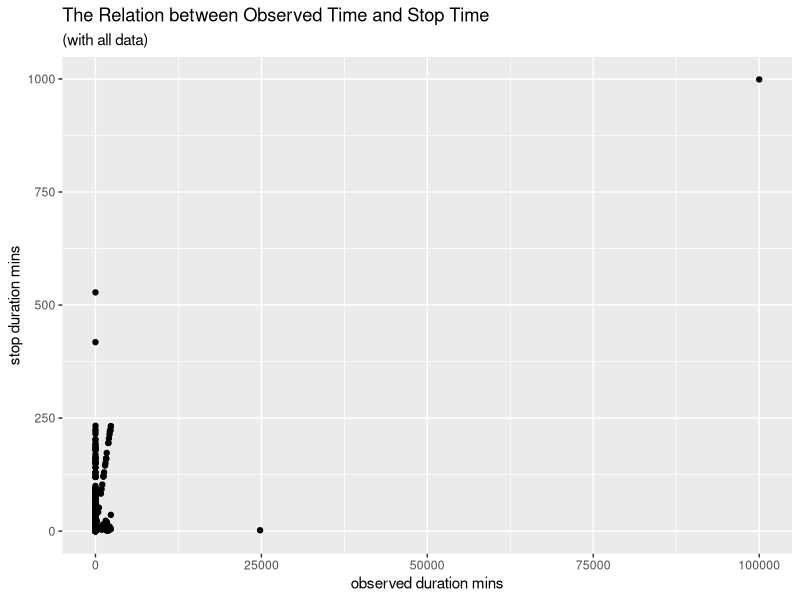
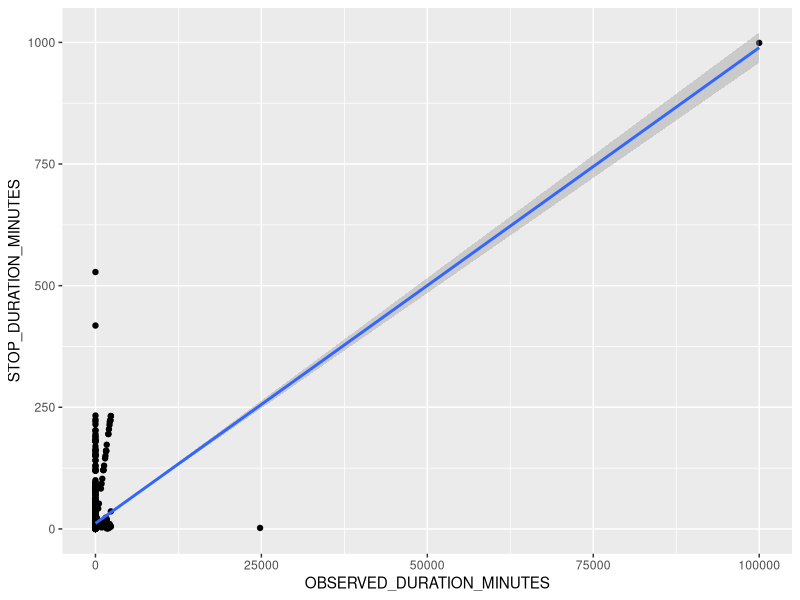
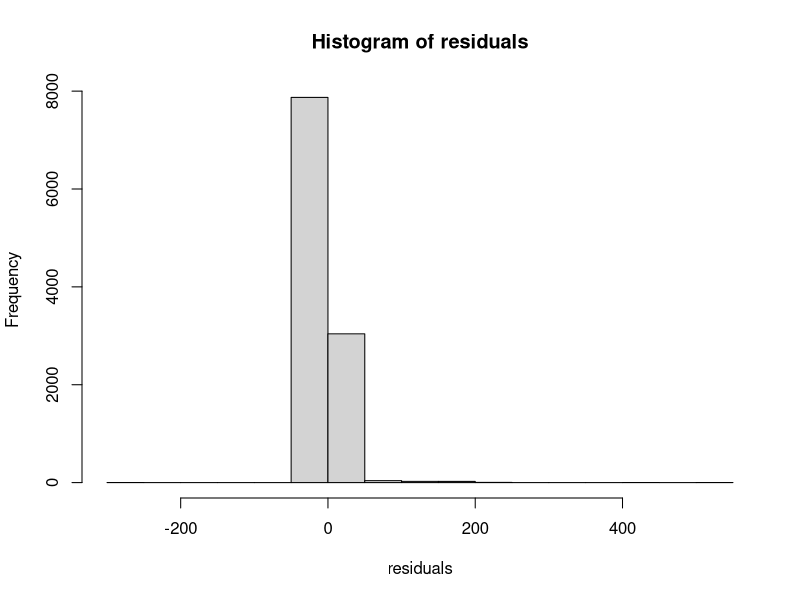
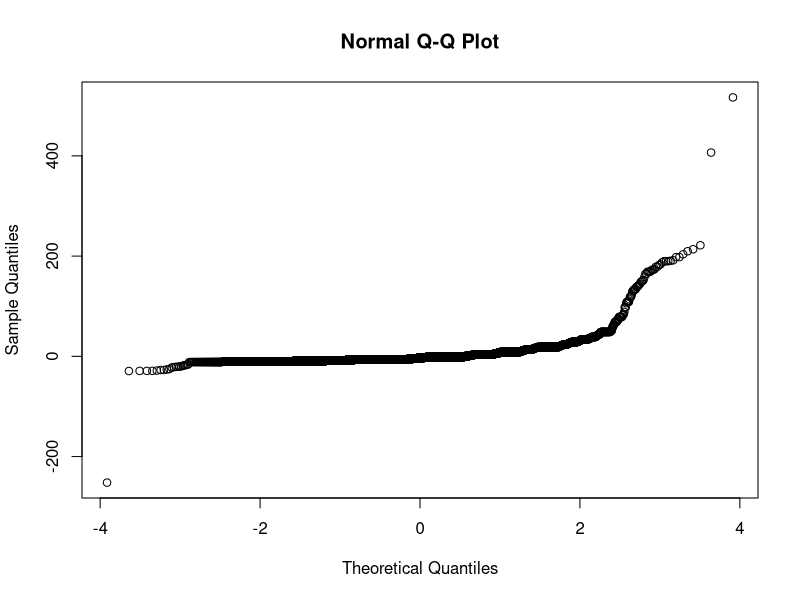
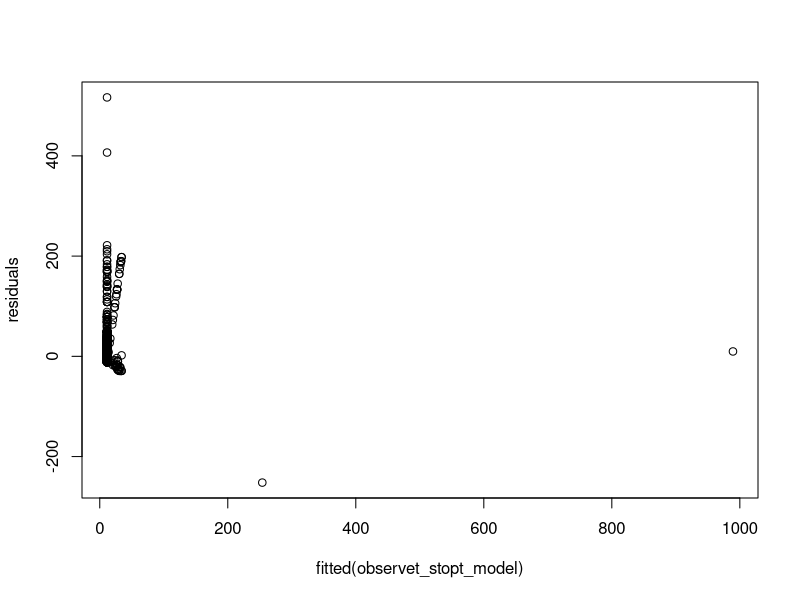
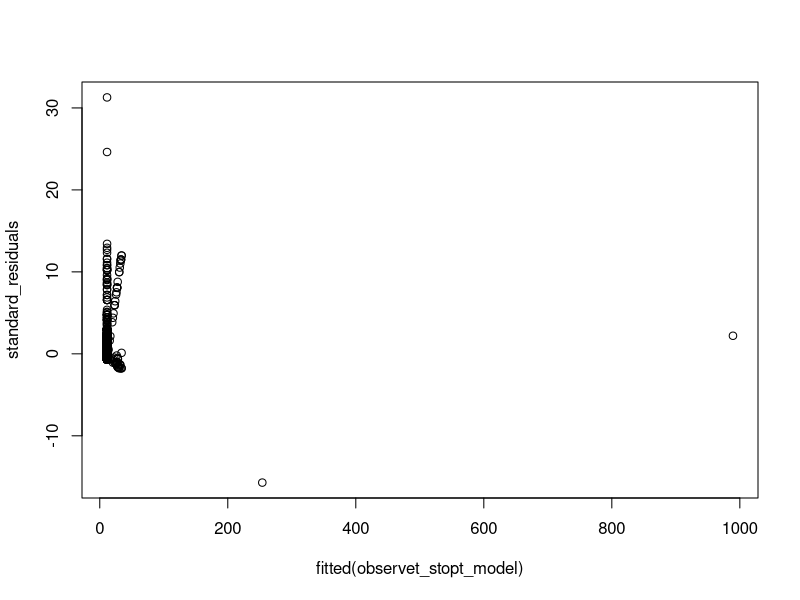
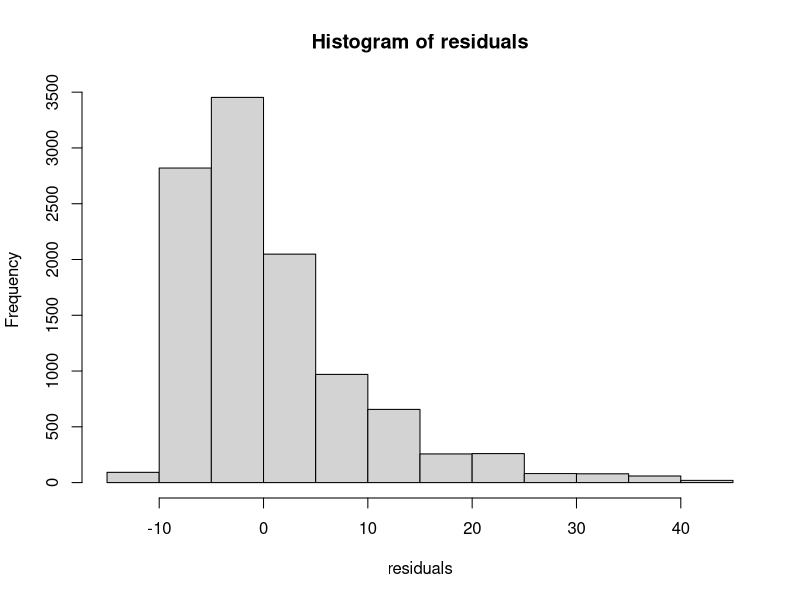
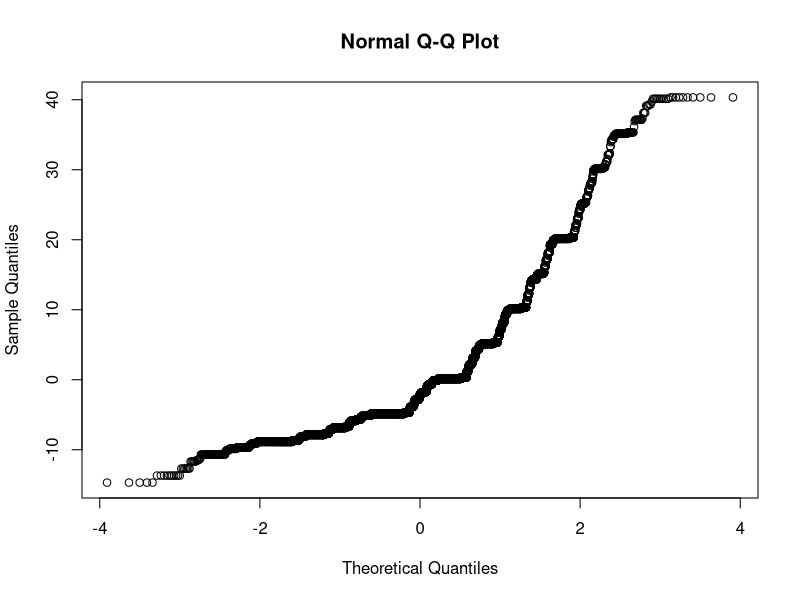

The R source for these figures, in order:
## ---- chunk 1
# Set up: load the NYPD dataset and the packages that we will use
NYPD <- read.csv("Data/2018_sqf_database-abbr.csv")

library(tidyverse)
library(ggplot2)
library(magrittr)
head(NYPD)
## ---- chunk 2
### Linear Regression 1: Observe Time VS. Stop Time


## First roughly observe the linear relationship between Observe Mins and Stop Mins
# scatter plot of observe time(x) vs. stop time(y), done above -- seems not very linear
ggplot(NYPD, aes(OBSERVED_DURATION_MINUTES, STOP_DURATION_MINUTES)) + geom_point() + labs(title="The Relation between Observed Time and Stop Time", subtitle="(with all data)", y="stop duration mins", x="observed duration mins")

# calculate the correlation -- seems a moderate/weak positive correlation
corr_observet_stopt <- cor(NYPD$OBSERVED_DURATION_MINUTES,NYPD$STOP_DURATION_MINUTES)
print(paste("correlation between observe mins and stop mins is",corr_observet_stopt))

# generate a line of best fit
ggplot(NYPD, aes(OBSERVED_DURATION_MINUTES, STOP_DURATION_MINUTES)) + geom_point() + geom_smooth(method="lm")


## Build the linear regression model and check whether the residuals fit the assumptions
observet_stopt_model <- lm(STOP_DURATION_MINUTES ~ OBSERVED_DURATION_MINUTES, data = NYPD)
print(observet_stopt_model)

# generate histogram, normal probability plot of residuals and a residual plot -- the normal probability plot is not straight at the right end, and the residuals are not very randomly scattered, so the linear regression model may not be appropriate in this case. Or it could be mainly due to extremely large outliers.
residuals<-resid(observet_stopt_model)
hist(residuals)
qqnorm(residuals)
plot(fitted(observet_stopt_model), residuals)

# calculate and plot the standard residuals:
standard_residuals <- rstandard(observet_stopt_model)
plot(fitted(observet_stopt_model), standard_residuals)


## Data Extraction: exclude outliers whose standard residuals are greater than 2:
observet_stopt <- NYPD[c("OBSERVED_DURATION_MINUTES", "STOP_DURATION_MINUTES")]
observet_stopt_stdres <- cbind(observet_stopt, standard_residuals)
dim(observet_stopt_stdres)

observet_stopt_analysis <- observet_stopt_stdres[observet_stopt_stdres$standard_residuals < 2,]
dim(observet_stopt_analysis)


## Summary of Linear Regression Analysis: the p-value for the slope coefficient is much higher than 0.05, so there is no statistical evidence that there is a linear relationship between observed time and stop time
summary(lm(STOP_DURATION_MINUTES ~ OBSERVED_DURATION_MINUTES, data = observet_stopt_analysis))






### We would do the linear regression analysis again by excluding the outliers in Observe Time and Stop Time based on the methods we defined previously
### Outliers: Observe mins >35, Stop mins >50

exclude_observet_stopt <- NYPD[NYPD$OBSERVED_DURATION_MINUTES <=35 & NYPD$STOP_DURATION_MINUTES <=50,]
dim(exclude_observet_stopt)
dim(NYPD)

# Build the linear regression model and check whether the residuals fit the assumptions
exclude_observet_stopt_model <- lm(STOP_DURATION_MINUTES ~ OBSERVED_DURATION_MINUTES, data = exclude_observet_stopt)
print(exclude_observet_stopt_model)

# generate histogram, normal probability plot of residuals and a residual plot 
residuals<-resid(exclude_observet_stopt_model)
hist(residuals)
qqnorm(residuals)
plot(fitted(exclude_observet_stopt_model), residuals)

# calculate and plot the standard residuals:
standard_residuals <- rstandard(exclude_observet_stopt_model)
plot(fitted(exclude_observet_stopt_model), standard_residuals)

## Data Extraction: exclude outliers whose standard residuals are greater than 2:
exclude_observet_stopt <- exclude_observet_stopt[c("OBSERVED_DURATION_MINUTES", "STOP_DURATION_MINUTES")]
exclude_observet_stopt_stdres <- cbind(exclude_observet_stopt, standard_residuals)
dim(exclude_observet_stopt_stdres)

exclude_observet_stopt_analysis <- exclude_observet_stopt_stdres[exclude_observet_stopt_stdres$standard_residuals < 2,]
dim(exclude_observet_stopt_analysis)

## Summary of Linear Regression Analysis: the p-value for the slope coefficient is very small(much smaller than 0.05), so there is statistical evidence that stop mins is positively linear ro observed mins, after we excluding the outliers. The slope coefficient is about 0.25.
summary(lm(STOP_DURATION_MINUTES ~ OBSERVED_DURATION_MINUTES, data = exclude_observet_stopt_analysis))

cor(exclude_observet_stopt_analysis$OBSERVED_DURATION_MINUTES,exclude_observet_stopt_analysis$STOP_DURATION_MINUTES)
## ---- chunk 3
### Linear Regression 2: Stop Time VS. Suspect Reported Age


## First roughly observe the linear relationship between Stop Mins and Suspect Reported Age
# scatter plot of suspect reported age(x) vs. stop time(y), done above -- it is not linear by observation
ggplot(NYPD, aes(SUSPECT_REPORTED_AGE, STOP_DURATION_MINUTES)) + geom_point() + labs(title="Relation between Suspect Reported Age and Stop Time ", y="stop duration mins", x="suspect reported age")

# Here we use the same way as previously in part 1 to define and exclude outliers based on context; outliers: stop mins >50
sample_age_stopt <- NYPD[!NYPD$SUSPECT_REPORTED_AGE==0 & NYPD$STOP_DURATION_MINUTES<=50,]

# calculate the correlation -- seems a very weak positive correlation
corr_age_stopt <- cor(sample_age_stopt$SUSPECT_REPORTED_AGE, sample_age_stopt$STOP_DURATION_MINUTES)
print(paste("correlation between suspect reported age and stop mins is",corr_age_stopt))

# generate a line of best fit -- the line is approximately horizontal, meaning stop mins may not change a lot as age varies
ggplot(sample_age_stopt, aes(SUSPECT_REPORTED_AGE, STOP_DURATION_MINUTES)) + geom_point() + geom_smooth(method="lm")



## Build the linear regression model and check whether the residuals fit the assumptions
age_stopt_model <- lm(STOP_DURATION_MINUTES ~ SUSPECT_REPORTED_AGE, data = sample_age_stopt)
print(age_stopt_model)

# generate histogram, normal probability plot of residuals and a residual plot -- the histogram is not normally distributed and the normal probability plot is not approximately a straight line, so the linear regression model may not be appropriate in this case.
residuals<-resid(age_stopt_model)
hist(residuals)
qqnorm(residuals)
plot(fitted(age_stopt_model), residuals)

# Calculate and plot the standard residuals
standard_residuals <- rstandard(age_stopt_model)
plot(fitted(age_stopt_model), standard_residuals)
length(standard_residuals)
length(sample_age_stopt$STOP_DURATION_MINUTES)



## Data Extraction: exclude outliers whose standard residuals are greater than 2:
age_stopt <- sample_age_stopt[c("SUSPECT_REPORTED_AGE", "STOP_DURATION_MINUTES")]
age_stopt_stdres <- cbind(age_stopt, standard_residuals)
dim(age_stopt_stdres)

age_stopt_analysis <- age_stopt_stdres[age_stopt_stdres$standard_residuals < 2,]
dim(age_stopt_analysis)


## Summary of Linear Regression Analysis: the p-value for the slope coefficient is 0.03, which is less than 0.05, so we could reject the null hypothesis here in favor of alternative hypothesis. That is, there is statistical significance that suspect reported age is negatively linear to stop time.
summary(lm(STOP_DURATION_MINUTES ~ SUSPECT_REPORTED_AGE, data = age_stopt_analysis))
## ---- chunk 4
### Linear Regression 3: Observe Time VS. Suspect Height


## First roughly observe the linear relationship between Observe Mins and Suspect Height
# scatter plot of height(x) vs. observe time(y), done above -- it is not linear by observation
ggplot(NYPD, aes(SUSPECT_HEIGHT, OBSERVED_DURATION_MINUTES)) + geom_point() + labs(title="Relation between Suspect Height and Observed Time ", y="observed duration mins", x="suspect height")

# Here we use the same way as previously in part 1 to define and exclude outliers based on context; outliers: observed mins >35
NYPD$SUSPECT_HEIGHT <- as.numeric(NYPD$SUSPECT_HEIGHT)
sample_h_observet <- NYPD[!is.na(NYPD$SUSPECT_HEIGHT) & NYPD$OBSERVED_DURATION_MINUTES<=35,]

# calculate the correlation -- seems a very weak negative correlation
corr_h_observet <- cor(sample_h_observet$SUSPECT_HEIGHT, sample_h_observet$OBSERVED_DURATION_MINUTES)
print(paste("correlation between suspect height and observed mins is",corr_h_observet))

# generate a line of best fit -- the line is approximately horizontal, meaning observed mins may not change a lot as height varies
ggplot(sample_h_observet, aes(SUSPECT_HEIGHT, OBSERVED_DURATION_MINUTES)) + geom_point() + geom_smooth(method="lm")



## Build the linear regression model and check whether the residuals fit the assumptions
h_observet_model <- lm(OBSERVED_DURATION_MINUTES ~ SUSPECT_HEIGHT, data = sample_h_observet)
print(h_observet_model)

# generate histogram, normal probability plot of residuals and a residual plot -- the histogram is not normally distributed and the normal probability plot is not approximately a straight line, so the linear regression model may not be appropriate in this case.
residuals<-resid(h_observet_model)
hist(residuals)
qqnorm(residuals)
plot(fitted(h_observet_model), residuals)

# Calculate and plot the standard residuals
standard_residuals <- rstandard(h_observet_model)
plot(fitted(h_observet_model), standard_residuals)


## Data Extraction: exclude outliers whose standard residuals are greater than 2:
h_observet <- sample_h_observet[c("SUSPECT_HEIGHT", "OBSERVED_DURATION_MINUTES")]
h_observet_stdres <- cbind(h_observet, standard_residuals)
dim(h_observet_stdres)

h_observet_analysis <- h_observet_stdres[h_observet_stdres$standard_residuals < 2,]
dim(h_observet_analysis)


## Summary of Linear Regression Analysis: the p-value for the slope coefficient is much higher than 0.05, so there is no statistical evidence that there is a linear relationship between suspect heights and observed time
summary(lm(OBSERVED_DURATION_MINUTES ~ SUSPECT_HEIGHT, data = h_observet_analysis))
## ---- chunk 5
### Linear Regression 4: Stop Time VS. Suspect Weight


## First roughly observe the linear relationship between Stop Mins and Suspect Weight
# scatter plot of suspect weight(x) vs. stop time(y), done above -- it is not linear by observation
ggplot(NYPD, aes(SUSPECT_WEIGHT, STOP_DURATION_MINUTES)) + geom_point() + labs(title="Relation between Suspect Weight and Stop Time ", y="stop duration mins", x="suspect weight")


# Here we use the same way as previously in part 1 to define and exclude outliers based on context; outliers: stop mins >50
NYPD$SUSPECT_WEIGHT <- as.numeric(NYPD$SUSPECT_WEIGHT)
sample_w_stopt <- NYPD[!is.na(NYPD$SUSPECT_WEIGHT) & NYPD$STOP_DURATION_MINUTES<=50,]

# calculate the correlation -- seems a very weak negative correlation
corr_w_stopt <- cor(sample_w_stopt$SUSPECT_WEIGHT, sample_w_stopt$STOP_DURATION_MINUTES)
print(paste("correlation between suspect weight and stop mins is",corr_w_stopt))

# generate a line of best fit -- the line is downward light sloping
ggplot(sample_w_stopt, aes(SUSPECT_WEIGHT, STOP_DURATION_MINUTES)) + geom_point() + geom_smooth(method="lm")



## Build the linear regression model and check whether the residuals fit the assumptions
w_stopt_model <- lm(STOP_DURATION_MINUTES ~ SUSPECT_WEIGHT, data = sample_w_stopt)
print(w_stopt_model)

# generate histogram, normal probability plot of residuals and a residual plot -- the histogram is not normally distributed, the residuals are not very randomly scattered, and the normal probability plot is not approximately a straight line, so the linear regression model may not be appropriate in this case.
residuals<-resid(w_stopt_model)
hist(residuals)
qqnorm(residuals)
plot(fitted(w_stopt_model), residuals)

# Calculate and plot the standard residuals
standard_residuals <- rstandard(w_stopt_model)
plot(fitted(w_stopt_model), standard_residuals)



## Data Extraction: exclude outliers whose standard residuals are greater than 2:
w_stopt <- sample_w_stopt[c("SUSPECT_WEIGHT", "STOP_DURATION_MINUTES")]
w_stopt_stdres <- cbind(w_stopt, standard_residuals)
dim(w_stopt_stdres)

w_stopt_analysis <- w_stopt_stdres[w_stopt_stdres$standard_residuals < 2,]
dim(w_stopt_analysis)


## Summary of Linear Regression Analysis: the p-value for the slope coefficient is 0.04, which is less than 0.05, so we could reject the null hypothesis here in favor of alternative hypothesis. That is, there is statistical significance that suspect weight is negatively linear to stop time.
summary(lm(STOP_DURATION_MINUTES ~ SUSPECT_WEIGHT, data = w_stopt_analysis))
## ---- chunk 6
## Chi-square Test 1: Frisked Flag VS. Searched Flag


# Null hypothesis: There is no association between category A and category B
# Alternative hypothesis: There is an association between category A and category B

#install.packages("dplyr")
#library(dplyr)

#Select the variables we want to analyze: FRISKED_FLAG, SEARCHED_FLAG
analysis_vars <- NYPD %>%
       select(FRISKED_FLAG, SEARCHED_FLAG) %>%
       filter(FRISKED_FLAG %in% c("0", "1"), SEARCHED_FLAG %in% c("0", "1"))

head(analysis_vars)

#Let's investigate to see if there is an association between FRISKED_FLAG and SEARCHED_FLAG
frisked_searched <- table(analysis_vars$FRISKED_FLAG, analysis_vars$SEARCHED_FLAG)
print(frisked_searched)

#Conduct a Chi-Squared Test of Independence
chisq.test(analysis_vars$FRISKED_FLAG, analysis_vars$SEARCHED_FLAG)

## As we can see, the p-value here is greatly larger than 0.05. Thus, we cannot refuse the Null hypothesis, there is no association between frisked flag and searched flag.
## ---- chunk 7
## Chi-square Test 2: Officer in Uniform Flag VS. Suspect Arrested Flag

#Select the variables we want to analyze: OFFICER_IN_UNIFORM_FLAG, SUSPECT_ARRESTED_FLAG
analysis_vars2 <- NYPD %>%
       select(OFFICER_IN_UNIFORM_FLAG, SUSPECT_ARRESTED_FLAG) %>%
       filter(OFFICER_IN_UNIFORM_FLAG %in% c("0", "1"), SUSPECT_ARRESTED_FLAG %in% c("0", "1"))

head(analysis_vars2)

#Let's investigate to see if there is an association between OFFICER_IN_UNIFORM_FLAG and SUSPECT_ARRESTED_FLAG
uniform_arrested <- table(analysis_vars2$OFFICER_IN_UNIFORM_FLAG, analysis_vars2$SUSPECT_ARRESTED_FLAG)
print(uniform_arrested)

#Conduct a Chi-Squared Test of Independence
chisq.test(analysis_vars2$OFFICER_IN_UNIFORM_FLAG, analysis_vars2$SUSPECT_ARRESTED_FLAG)

## As we can see, the p-value here is also larger than 0.05. Thus, we cannot refuse the Null hypothesis, there is no association between the officer in uniform flag and the suspect arrested flag.
## ---- chunk 8
### Comparison of Means T-test 1: mean observed duration time of 2 eye colors (a common eye color -- Brown and an uncommon eye color -- Blue)

## how we define common and uncommon: 9024 observations of "brown eye", 157 observations of "blue eye"
unique(NYPD$SUSPECT_EYE_COLOR)
table(NYPD$SUSPECT_EYE_COLOR)


## subset the vectors that we are going to do the t-test
# We use the same method as previously in part 1 to exclude outliers in observed time(>35). We have to exclude that before the test, otherwise the mean would be severely raised by the outliers
sample_eye_observet <- NYPD %>%
       select(OBSERVED_DURATION_MINUTES, SUSPECT_EYE_COLOR) %>%
       filter(SUSPECT_EYE_COLOR %in% c("BRO", "BLU"), OBSERVED_DURATION_MINUTES<=35)


## Calculate the mean observed time by eye color
mean_observet_by_eyecolor <- sample_eye_observet %>%
       group_by(SUSPECT_EYE_COLOR) %>%
       summarize(mean_observet = mean(OBSERVED_DURATION_MINUTES, na.rm=TRUE))
print(mean_observet_by_eyecolor)


## Create a comparative box plot of Observed Duration Minutes by Eye Color
ggplot(sample_eye_observet, aes(OBSERVED_DURATION_MINUTES, SUSPECT_EYE_COLOR)) + geom_boxplot(colour = "blue", fill="grey") + ggtitle("Observed Time by Eye Color")


## Conduct a comparison of means t-test:
t.test(OBSERVED_DURATION_MINUTES~SUSPECT_EYE_COLOR, data=sample_eye_observet, equal.var=FALSE)

# From the t-test result we can see that the p-value is much higher than 0.05 which implies there is no statistical significant difference in observed time means of the 2 different eye colors "blue" and "brown"; the 95% confidence intervals also include 0(no difference). We cannot reject null hypothesis.
## ---- chunk 9
### Comparison of Means T-test 2: mean stop duration time of 2 eye colors(a common eye color -- Brown and an uncommon eye color -- Blue)

## how we define common and uncommon: 9024 observations of "brown eye", 157 observations of "blue eye"
unique(NYPD$SUSPECT_EYE_COLOR)
table(NYPD$SUSPECT_EYE_COLOR)


## subset the vectors that we are going to do the t-test
# We use the same method as previously in part 1 to exclude outliers in stop time(>50). We have to exclude that before the test, otherwise the mean would be severely raised by the outliers
sample_eye_stopt <- NYPD %>%
       select(STOP_DURATION_MINUTES, SUSPECT_EYE_COLOR) %>%
       filter(SUSPECT_EYE_COLOR %in% c("BRO", "BLU"), STOP_DURATION_MINUTES<=50)


## Calculate the mean stop time by eye color
mean_stopt_by_eyecolor <- sample_eye_stopt %>%
       group_by(SUSPECT_EYE_COLOR) %>%
       summarize(mean_stopt = mean(STOP_DURATION_MINUTES, na.rm=TRUE))
print(mean_stopt_by_eyecolor)


## Create a comparative box plot of Stop Duration Minutes by Eye Color
ggplot(sample_eye_stopt, aes(STOP_DURATION_MINUTES, SUSPECT_EYE_COLOR)) + geom_boxplot(colour = "blue", fill="grey") + ggtitle("Stop Time by Eye Color")


## Conduct a comparison of means t-test:
t.test(STOP_DURATION_MINUTES~SUSPECT_EYE_COLOR, data=sample_eye_stopt, equal.var=FALSE)

# From the t-test result we can see that p-value is higher than 0.05. This implies that there is no statistical significant difference in observed time means of the 2 different eye colors "blue" and "brown"; the 95% confidence intervals also include 0(no difference). We cannot reject null hypothesis.
## ---- chunk 10
### Comparison of Means T-test 3: mean observed duration time of thin suspects and heavy suspects (body build type)

unique(NYPD$SUSPECT_BODY_BUILD_TYPE)
table(NYPD$SUSPECT_BODY_BUILD_TYPE) # Thin suspects are far more than heavy suspects.

# We will use all the data to conduct the test first, and then we do again without outliers(observed mins >35)

## subset the vectors that we are going to do the t-test
all_sample_body_observet <- NYPD %>%
       select(OBSERVED_DURATION_MINUTES, SUSPECT_BODY_BUILD_TYPE) %>%
       filter(SUSPECT_BODY_BUILD_TYPE %in% c("HEA", "THN"))


## Calculate the mean observed time by body build type
all_mean_observet_by_body <- all_sample_body_observet %>%
       group_by(SUSPECT_BODY_BUILD_TYPE) %>%
       summarize(all_mean_observet = mean(OBSERVED_DURATION_MINUTES, na.rm=TRUE))
print(all_mean_observet_by_body)


## Create a comparative box plot of Observed Duration Minutes by Body Build Type
ggplot(all_sample_body_observet, aes(OBSERVED_DURATION_MINUTES, SUSPECT_BODY_BUILD_TYPE)) + geom_boxplot(colour = "orange", fill="grey") + ggtitle("Observed Time by Body Build Type")


## Conduct a comparison of means t-test:
t.test(OBSERVED_DURATION_MINUTES~SUSPECT_BODY_BUILD_TYPE, data=all_sample_body_observet, equal.var=FALSE)

# From the t-test result we can see that the p-value is much higher than 0.05 which implies there is no statistical significant difference in observed time means of thin suspects and heavy suspects(with all data including outliers). Even though we could see obvious difference in the computed means(Thin 33.04 mins, Heavy 10.99 mins), we cannot conclude the mean observed time is different in these 2 groups.





# Then do it again excluding outliers: we use the same method as previously in part 1 to exclude outliers in observed time(>35), which is defined according to context. 
sample_body_observet <- NYPD %>%
       select(OBSERVED_DURATION_MINUTES, SUSPECT_BODY_BUILD_TYPE) %>%
       filter(SUSPECT_BODY_BUILD_TYPE %in% c("HEA", "THN"), OBSERVED_DURATION_MINUTES<=35)


mean_observet_by_body <- sample_body_observet %>%
       group_by(SUSPECT_BODY_BUILD_TYPE) %>%
       summarize(mean_observet = mean(OBSERVED_DURATION_MINUTES, na.rm=TRUE))
print(mean_observet_by_body)



ggplot(sample_body_observet, aes(OBSERVED_DURATION_MINUTES, SUSPECT_BODY_BUILD_TYPE)) + geom_boxplot(colour = "orange", fill="grey") + ggtitle("Observed Time by Body Build Type")


t.test(OBSERVED_DURATION_MINUTES~SUSPECT_BODY_BUILD_TYPE, data=sample_body_observet, equal.var=FALSE)

# The p-value is much higher this time(0.98 >>> 0.05), we are still rejecting the null hypothesis. From the 2 tests above, we could conclude there is no statistical significant difference in observed duration minutes of thin and heavy suspects.
## ---- chunk 11
### Comparison of Means T-test 4: mean stop duration time of thin suspects and heavy suspects (body build type)

unique(NYPD$SUSPECT_BODY_BUILD_TYPE)
table(NYPD$SUSPECT_BODY_BUILD_TYPE) # Thin suspects are far more than heavy suspects.

# We will use all the data to conduct the test first, and then we do again without outliers(stop mins >50)

## subset the vectors that we are going to do the t-test
all_sample_body_stopt <- NYPD %>%
       select(STOP_DURATION_MINUTES, SUSPECT_BODY_BUILD_TYPE) %>%
       filter(SUSPECT_BODY_BUILD_TYPE %in% c("HEA", "THN"))


## Calculate the mean stop time by body build type
all_mean_stopt_by_body <- all_sample_body_stopt %>%
       group_by(SUSPECT_BODY_BUILD_TYPE) %>%
       summarize(all_mean_stopt = mean(STOP_DURATION_MINUTES, na.rm=TRUE))
print(all_mean_stopt_by_body)


## Create a comparative box plot of Stop Duration Minutes by Body Build Type
ggplot(all_sample_body_stopt, aes(STOP_DURATION_MINUTES, SUSPECT_BODY_BUILD_TYPE)) + geom_boxplot(colour = "orange", fill="grey") + ggtitle("Stop Time by Body Build Type")


## Conduct a comparison of means t-test:
t.test(STOP_DURATION_MINUTES~SUSPECT_BODY_BUILD_TYPE, data=all_sample_body_stopt, equal.var=FALSE)

# From the t-test result we see, p-value is smaller than 0.05 which implies there is statistical significant difference in stop time means of thin suspects and heavy suspects(with all data including outliers).





# Then do it again excluding outliers: we use the same method as previously in part 1 to exclude outliers in stop time(>50), which is defined according to context. 
sample_body_stopt <- NYPD %>%
       select(STOP_DURATION_MINUTES, SUSPECT_BODY_BUILD_TYPE) %>%
       filter(SUSPECT_BODY_BUILD_TYPE %in% c("HEA", "THN"), STOP_DURATION_MINUTES<=50)


mean_stopt_by_body <- sample_body_stopt %>%
       group_by(SUSPECT_BODY_BUILD_TYPE) %>%
       summarize(mean_stopt = mean(STOP_DURATION_MINUTES, na.rm=TRUE))
print(mean_stopt_by_body)



ggplot(sample_body_stopt, aes(STOP_DURATION_MINUTES, SUSPECT_BODY_BUILD_TYPE)) + geom_boxplot(colour = "orange", fill="grey") + ggtitle("Stop Time by Body Build Type")


t.test(STOP_DURATION_MINUTES~SUSPECT_BODY_BUILD_TYPE, data=sample_body_stopt, equal.var=FALSE)

# The p-value is much higher this time. Thus, we are rejecting the null hypothesis.
## ---- chunk 12
### Comparison of Means T-test 5: mean observed duration time of male suspects and female suspects (sex)

unique(NYPD$SUSPECT_SEX)
table(NYPD$SUSPECT_SEX) # Male suspects are far more than female suspects.

# We will use all the data to conduct the test first, and then we do again without outliers(observed mins >35)

## subset the vectors that we are going to do the t-test
all_sample_sex_observet <- NYPD %>%
       select(OBSERVED_DURATION_MINUTES, SUSPECT_SEX) %>%
       filter(SUSPECT_SEX %in% c("MALE", "FEMALE"))


## Calculate the mean observed time by body build type
all_mean_observet_by_sex <- all_sample_sex_observet %>%
       group_by(SUSPECT_SEX) %>%
       summarize(all_mean_observet = mean(OBSERVED_DURATION_MINUTES, na.rm=TRUE))
print(all_mean_observet_by_sex)


## Create a comparative box plot of Observed Duration Minutes by Body Build Type
ggplot(all_sample_sex_observet, aes(OBSERVED_DURATION_MINUTES, SUSPECT_SEX)) + geom_boxplot(colour = "orange", fill="grey") + ggtitle("Observed Time by Sex")


## Conduct a comparison of means t-test:
t.test(OBSERVED_DURATION_MINUTES~SUSPECT_SEX, data=all_sample_sex_observet, equal.var=FALSE)

# From the t-test result we see that the p-value is still higher than 0.05, which implies there is no statistical significant difference in observed time means of male suspects and female suspects(with all data including outliers). Even though we could see obvious difference in the computed means(Female 6.79 mins, Male 23.30 mins), we cannot conclude the mean observed time is different in these 2 groups.





# Then do it again excluding outliers: we use the same method as previously in part 1 to exclude outliers in observed time(>35), which is defined according to context. 
sample_sex_observet <- NYPD %>%
       select(OBSERVED_DURATION_MINUTES, SUSPECT_SEX) %>%
       filter(SUSPECT_SEX %in% c("MALE", "FEMALE"), OBSERVED_DURATION_MINUTES<=35)


mean_observet_by_sex <- sample_sex_observet %>%
       group_by(SUSPECT_SEX) %>%
       summarize(mean_observet = mean(OBSERVED_DURATION_MINUTES, na.rm=TRUE))
print(mean_observet_by_sex)



ggplot(sample_sex_observet, aes(OBSERVED_DURATION_MINUTES, SUSPECT_SEX)) + geom_boxplot(colour = "orange", fill="grey") + ggtitle("Observed Time by Sex")


t.test(OBSERVED_DURATION_MINUTES~SUSPECT_SEX, data=sample_sex_observet, equal.var=FALSE)

# The p-value is much higher this time, we are still rejecting the null hypothesis. From the 2 tests above, we could conclude there is no statistical significant difference in observed duration minutes of thin and heavy suspects.
## ---- chunk 13
### Comparison of Means T-test 6: mean stop duration time of male suspects and female suspects (sex)

unique(NYPD$SUSPECT_SEX)
table(NYPD$SUSPECT_SEX) # Male suspects are far more than female suspects.

# We will use all the data to conduct the test first, and then we do again without outliers(stop mins >50)

## subset the vectors that we are going to do the t-test
all_sample_sex_stopt <- NYPD %>%
       select(STOP_DURATION_MINUTES, SUSPECT_SEX) %>%
       filter(SUSPECT_SEX %in% c("MALE", "FEMALE"))


## Calculate the mean stop time by body build type
all_mean_stopt_by_sex <- all_sample_sex_stopt %>%
       group_by(SUSPECT_SEX) %>%
       summarize(all_mean_stopt = mean(STOP_DURATION_MINUTES, na.rm=TRUE))
print(all_mean_stopt_by_sex)


## Create a comparative box plot of Stop Duration Minutes by Body Build Type
ggplot(all_sample_sex_stopt, aes(STOP_DURATION_MINUTES, SUSPECT_SEX)) + geom_boxplot(colour = "orange", fill="grey") + ggtitle("Stop Time by Sex")


## Conduct a comparison of means t-test:
t.test(STOP_DURATION_MINUTES~SUSPECT_SEX, data=all_sample_sex_stopt, equal.var=FALSE)

# From the t-test result we see that the p-value is much higher than 0.05 which implies there is no statistical significant difference in stop time means of male suspects and female suspects(with all data including outliers).





# Then do it again excluding outliers: we use the same method as previously in part 1 to exclude outliers in stop time(>50), which is defined according to context. 
sample_sex_stopt <- NYPD %>%
       select(STOP_DURATION_MINUTES, SUSPECT_SEX) %>%
       filter(SUSPECT_SEX %in% c("MALE", "FEMALE"), STOP_DURATION_MINUTES<=50)


mean_stopt_by_sex <- sample_sex_stopt %>%
       group_by(SUSPECT_SEX) %>%
       summarize(mean_stopt = mean(STOP_DURATION_MINUTES, na.rm=TRUE))
print(mean_stopt_by_sex)



ggplot(sample_sex_stopt, aes(STOP_DURATION_MINUTES, SUSPECT_SEX)) + geom_boxplot(colour = "orange", fill="grey") + ggtitle("Stop Time by Sex")


t.test(STOP_DURATION_MINUTES~SUSPECT_SEX, data=sample_sex_stopt, equal.var=FALSE)

# We are still rejecting the null hypothesis because the p-value is higher than 0.05. From the 2 tests above, we could conclude there is no statistical significant difference in stop duration minutes of male and female suspects.
